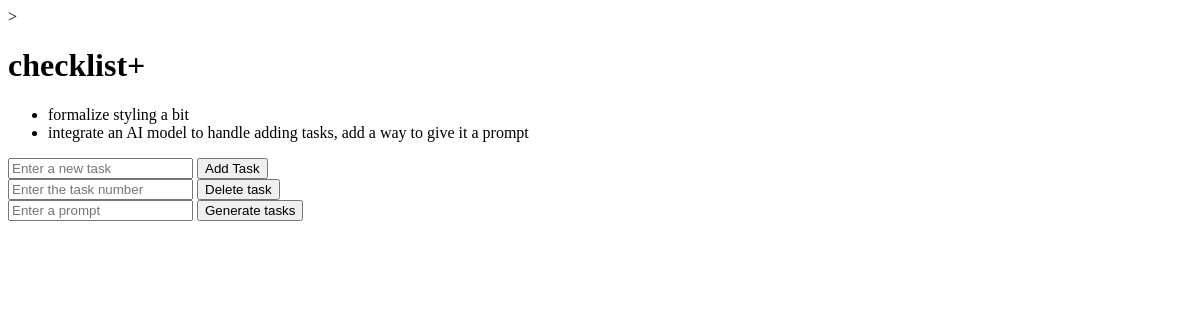
Before: / with the older database file.
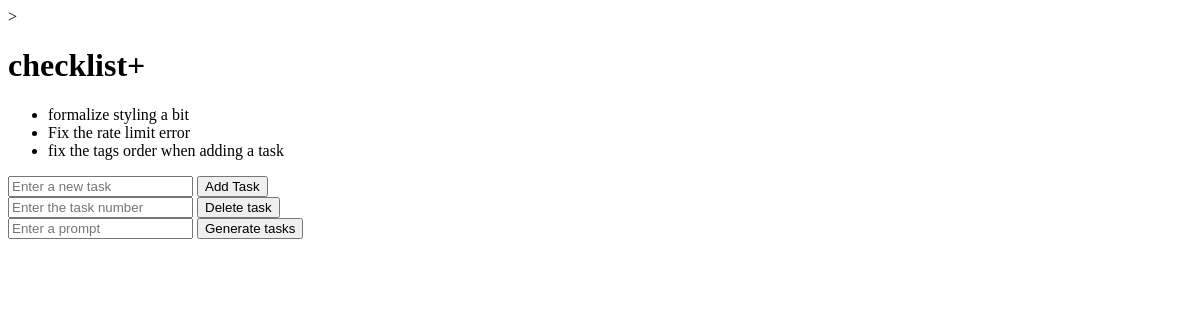
After: the same page with the newer database file.
### tables this page shows
CREATE TABLE tasks (
        id INTEGER PRIMARY KEY AUTOINCREMENT,
        task TEXT NOT NULL
    );

### checklist.py (the view)
@checklist.route('/')
def web_interface():
    connection = sqlite3.connect("checklist.db")
    cursor = connection.cursor()
    cursor.execute("SELECT * FROM tasks")
    tasks = [{"id": row[0], "task": row[1]} for row in cursor.fetchall()]
    connection.close()
    return render_template("web_interface.html", tasks = tasks)

### templates/web_interface.html (shortened to what this page needs)
<!DOCTYPE html>
<html lang="en">
<head>
</head>
<body>
    <h1>
        checklist+
    </h1>
    <ul>
        {% for task in tasks %}
            <li>
                {{task.task}}
            </li>
        {% endfor %}
    </ul>
    <form action = "/add_task" method = "post">
        <input type = "text" name = "task" placeholder = "Enter a new task">
        <button type = "submit">
            Add Task
        </button>
    </form>
    <form action = "/delete_task" method = "post">
        <input type = "text" name = "task_id" placeholder="Enter the task number">
        <button type = "submit">
            Delete task
        </button>
    </form>
    <form action = "/generate_tasks" method = "post">
        <input type = "text" name = "general_request" placeholder="Enter a prompt">
        <button type = "submit">
            Generate tasks
        </button>
    </form>
</body>
</html>

Changed rows visible on the page:
changed tasks: task "integrate an AI model to handle adding tasks, add a way to give it a prompt" → "Fix the rate limit error"
added tasks: task "fix the tags order when adding a task"
